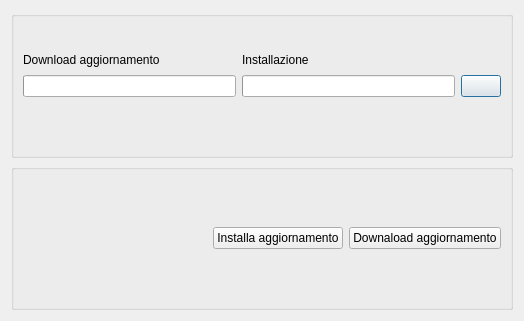
<?xml version="1.0" encoding="UTF-8"?>
<ui version="4.0">
 <class>update</class>
 <widget class="QDialog" name="update">
  <property name="geometry">
   <rect>
    <x>0</x>
    <y>0</y>
    <width>524</width>
    <height>321</height>
   </rect>
  </property>
  <property name="windowTitle">
   <string>Dialog</string>
  </property>
  <layout class="QGridLayout" name="gridLayout_3">
   <item row="0" column="0">
    <widget class="QGroupBox" name="groupBox">
     <property name="title">
      <string/>
     </property>
     <layout class="QGridLayout" name="gridLayout">
      <item row="4" column="1">
       <widget class="QProgressBar" name="unzip_file">
        <property name="value">
         <number>0</number>
        </property>
        <property name="format">
         <string/>
        </property>
       </widget>
      </item>
      <item row="4" column="2">
       <widget class="QPushButton" name="dw_ps">
        <property name="toolTip">
         <string>&lt;html&gt;&lt;head/&gt;&lt;body&gt;&lt;p&gt;Annulla download&lt;/p&gt;&lt;/body&gt;&lt;/html&gt;</string>
        </property>
        <property name="text">
         <string/>
        </property>
        <property name="icon">
         <iconset resource="update.qrc">
          <normaloff>:/images/pause.png</normaloff>:/images/pause.png</iconset>
        </property>
       </widget>
      </item>
      <item row="4" column="0">
       <widget class="QProgressBar" name="progressBar">
        <property name="value">
         <number>0</number>
        </property>
        <property name="format">
         <string/>
        </property>
       </widget>
      </item>
      <item row="6" column="0" colspan="3">
       <widget class="QLabel" name="textEdit">
        <property name="text">
         <string/>
        </property>
       </widget>
      </item>
      <item row="0" column="0" colspan="3">
       <widget class="QLabel" name="label_2">
        <property name="text">
         <string/>
        </property>
        <property name="pixmap">
         <pixmap resource="update.qrc">:/images/codice_fiscale_logo.png</pixmap>
        </property>
       </widget>
      </item>
      <item row="5" column="0" colspan="3">
       <widget class="QLabel" name="test_agg">
        <property name="text">
         <string/>
        </property>
       </widget>
      </item>
      <item row="3" column="1">
       <widget class="QLabel" name="label_3">
        <property name="text">
         <string>Installazione</string>
        </property>
       </widget>
      </item>
      <item row="3" column="0">
       <widget class="QLabel" name="label">
        <property name="text">
         <string>&lt;html&gt;&lt;head/&gt;&lt;body&gt;&lt;p&gt;Download aggiornamento&lt;/p&gt;&lt;/body&gt;&lt;/html&gt;</string>
        </property>
       </widget>
      </item>
     </layout>
    </widget>
   </item>
   <item row="1" column="0">
    <widget class="QGroupBox" name="groupBox_2">
     <property name="title">
      <string/>
     </property>
     <layout class="QGridLayout" name="gridLayout_2">
      <item row="0" column="0">
       <spacer name="horizontalSpacer">
        <property name="orientation">
         <enum>Qt::Horizontal</enum>
        </property>
        <property name="sizeHint" stdset="0">
         <size>
          <width>54</width>
          <height>20</height>
         </size>
        </property>
       </spacer>
      </item>
      <item row="0" column="1">
       <widget class="QPushButton" name="inst_agg">
        <property name="toolTip">
         <string>&lt;html&gt;&lt;head/&gt;&lt;body&gt;&lt;p&gt;Installa aggiornamento&lt;/p&gt;&lt;/body&gt;&lt;/html&gt;</string>
        </property>
        <property name="text">
         <string>Installa aggiornamento</string>
        </property>
        <property name="icon">
         <iconset resource="update.qrc">
          <normaloff>:/images/install.png</normaloff>:/images/install.png</iconset>
        </property>
       </widget>
      </item>
      <item row="0" column="2">
       <widget class="QPushButton" name="down_agg">
        <property name="toolTip">
         <string>&lt;html&gt;&lt;head/&gt;&lt;body&gt;&lt;p&gt;Download aggiornamento&lt;/p&gt;&lt;/body&gt;&lt;/html&gt;</string>
        </property>
        <property name="text">
         <string>Downaload aggiornamento</string>
        </property>
        <property name="icon">
         <iconset resource="update.qrc">
          <normaloff>:/images/upgrade.png</normaloff>:/images/upgrade.png</iconset>
        </property>
       </widget>
      </item>
     </layout>
     <zorder>down_agg</zorder>
     <zorder>inst_agg</zorder>
     <zorder>horizontalSpacer</zorder>
    </widget>
   </item>
  </layout>
 </widget>
 <resources>
  <include location="update.qrc"/>
 </resources>
 <connections/>
</ui>
